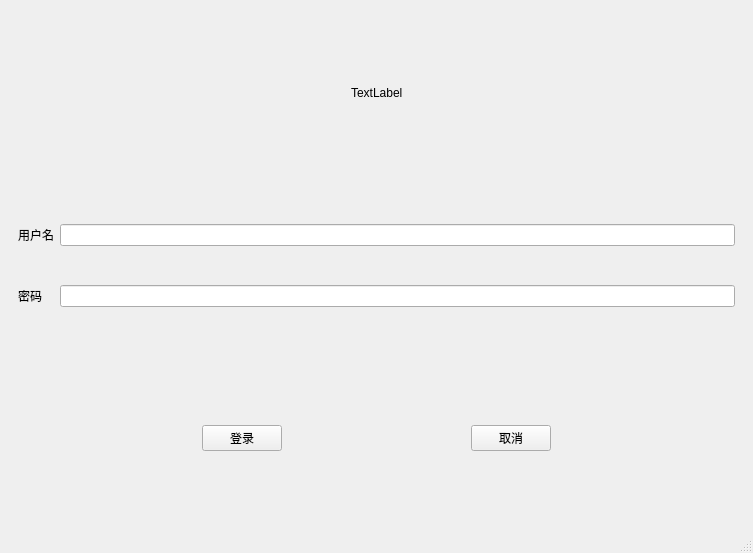
<?xml version="1.0" encoding="UTF-8"?>
<ui version="4.0">
 <class>MainWindow</class>
 <widget class="QMainWindow" name="MainWindow">
  <property name="geometry">
   <rect>
    <x>0</x>
    <y>0</y>
    <width>753</width>
    <height>553</height>
   </rect>
  </property>
  <property name="minimumSize">
   <size>
    <width>753</width>
    <height>553</height>
   </size>
  </property>
  <property name="maximumSize">
   <size>
    <width>753</width>
    <height>553</height>
   </size>
  </property>
  <property name="windowTitle">
   <string>MainWindow</string>
  </property>
  <widget class="QWidget" name="centralwidget">
   <layout class="QVBoxLayout" name="verticalLayout">
    <item>
     <widget class="QWidget" name="widget_4" native="true">
      <layout class="QHBoxLayout" name="horizontalLayout_4">
       <item>
        <spacer name="horizontalSpacer">
         <property name="orientation">
          <enum>Qt::Horizontal</enum>
         </property>
         <property name="sizeHint" stdset="0">
          <size>
           <width>40</width>
           <height>20</height>
          </size>
         </property>
        </spacer>
       </item>
       <item>
        <widget class="QLabel" name="label">
         <property name="text">
          <string>TextLabel</string>
         </property>
        </widget>
       </item>
       <item>
        <spacer name="horizontalSpacer_2">
         <property name="orientation">
          <enum>Qt::Horizontal</enum>
         </property>
         <property name="sizeHint" stdset="0">
          <size>
           <width>40</width>
           <height>20</height>
          </size>
         </property>
        </spacer>
       </item>
      </layout>
     </widget>
    </item>
    <item>
     <widget class="QWidget" name="widget" native="true">
      <layout class="QGridLayout" name="gridLayout">
       <item row="0" column="0">
        <widget class="QLabel" name="label_2">
         <property name="text">
          <string>用户名</string>
         </property>
        </widget>
       </item>
       <item row="0" column="1">
        <widget class="QLineEdit" name="lineEdit"/>
       </item>
       <item row="1" column="0">
        <widget class="QLabel" name="label_3">
         <property name="text">
          <string>密码</string>
         </property>
        </widget>
       </item>
       <item row="1" column="1">
        <widget class="QLineEdit" name="lineEdit_2"/>
       </item>
      </layout>
     </widget>
    </item>
    <item>
     <widget class="QWidget" name="widget_3" native="true">
      <layout class="QHBoxLayout" name="horizontalLayout_3">
       <item>
        <spacer name="horizontalSpacer_5">
         <property name="orientation">
          <enum>Qt::Horizontal</enum>
         </property>
         <property name="sizeHint" stdset="0">
          <size>
           <width>40</width>
           <height>20</height>
          </size>
         </property>
        </spacer>
       </item>
       <item>
        <widget class="QPushButton" name="pushButton">
         <property name="text">
          <string>登录</string>
         </property>
        </widget>
       </item>
       <item>
        <spacer name="horizontalSpacer_4">
         <property name="orientation">
          <enum>Qt::Horizontal</enum>
         </property>
         <property name="sizeHint" stdset="0">
          <size>
           <width>40</width>
           <height>20</height>
          </size>
         </property>
        </spacer>
       </item>
       <item>
        <widget class="QPushButton" name="pushButton_2">
         <property name="text">
          <string>取消</string>
         </property>
        </widget>
       </item>
       <item>
        <spacer name="horizontalSpacer_6">
         <property name="orientation">
          <enum>Qt::Horizontal</enum>
         </property>
         <property name="sizeHint" stdset="0">
          <size>
           <width>40</width>
           <height>20</height>
          </size>
         </property>
        </spacer>
       </item>
      </layout>
     </widget>
    </item>
   </layout>
  </widget>
  <widget class="QMenuBar" name="menubar">
   <property name="geometry">
    <rect>
     <x>0</x>
     <y>0</y>
     <width>753</width>
     <height>23</height>
    </rect>
   </property>
  </widget>
  <widget class="QStatusBar" name="statusbar"/>
 </widget>
 <resources/>
 <connections/>
</ui>
